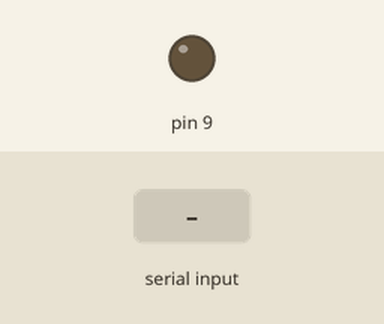
Simulated run of this sketch. Board: Arduino Uno, built with avr-gcc and run on an emulated ATmega328P. Parts: output pins drawn as LEDs (lit = HIGH). The test bench sets the inputs (shaded band).

Above: at 1.2 s.
1.3 s: byte 30 received over Serial
At 2.5 s:
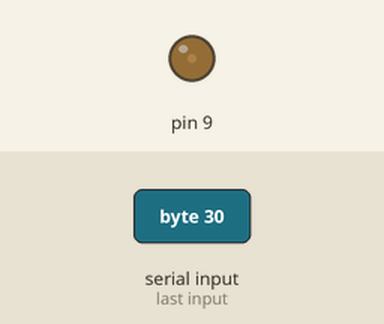
2.8 s: byte 90 received over Serial
At 3.6 s:
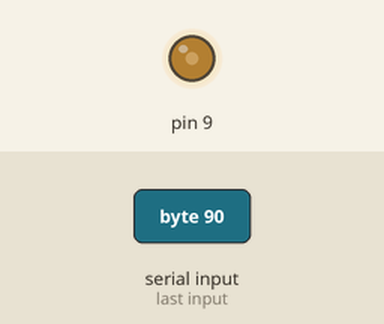
Timing chart, 0 to 5.8 s (numbered marks = the images above; inputs shaded):
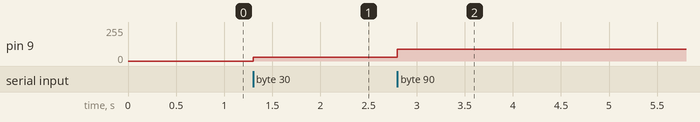

Measured:
- after the input at 1.3 s, pin 9: 0/255 → 30/255 at once
- after the input at 2.8 s, pin 9: 30/255 → 90/255 at once

The sketch:

ArduinoProcessingLED.ino
```cpp
void setup() {
  Serial.begin(9600);

  pinMode(9, OUTPUT);
}

void loop() {
  if (Serial.available() > 0) {
    int val = Serial.read();

    analogWrite(9, val);

    // if (val > 128) {
    //   digitalWrite(9, HIGH);
    // } else {
    //   digitalWrite(9, LOW);
    // }
  }
}
```
